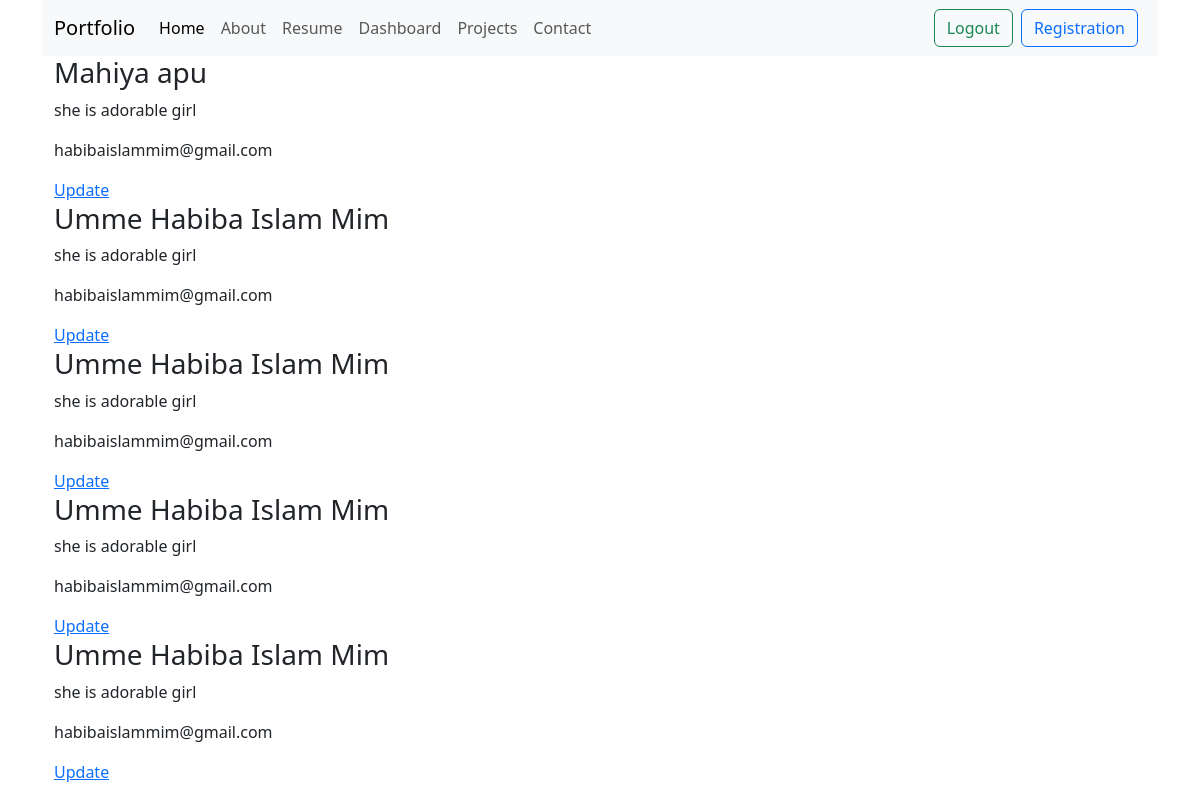
/dashboard/, run on the app's committed database.
### Portfolio/models.py (models this page shows, shortened)
class Portfolio(models.Model):
    name=models.CharField(max_length=200)
    bio=models.CharField(max_length=200)
    email=models.CharField(max_length=25)
    phone=models.CharField(max_length=20)
    location=models.CharField(max_length=100)
    skills=models.CharField(max_length=200)
    projects=models.CharField(max_length=200)

### Portfolio/views.py (the view)
# urls.py: path('dashboard/', dashboard, name='dashboard'),
def dashboard(request):
    portfolio=Portfolio.objects.all()
    return render(request ,'dashboard.html',{
        'portfolio':portfolio
    })

### templates/dashboard.html
{% extends 'base.html' %}
{% block content %}
<div class="container">
    {% for item in portfolio %}
    <h3>{{ item.name }}</h3>
    <p>{{ item.bio }}</p>
    <p>{{ item.email }}</p>
    <a href="{% url 'updateinfo' item.id %}">Update</a>
{% empty %}
    <p>No portfolio information added yet.</p>
{% endfor %}
</div>
{% endblock content %}

### data on the page
Portfolio: name "Mahiya apu", bio "she is adorable girl", email "habibaislammim@gmail.com"
Portfolio: name "Umme Habiba Islam Mim", bio "she is adorable girl", email "habibaislammim@gmail.com"
Portfolio: name "Umme Habiba Islam Mim", bio "she is adorable girl", email "habibaislammim@gmail.com"
Portfolio: name "Umme Habiba Islam Mim", bio "she is adorable girl", email "habibaislammim@gmail.com"
Portfolio: name "Umme Habiba Islam Mim", bio "she is adorable girl", email "habibaislammim@gmail.com"
